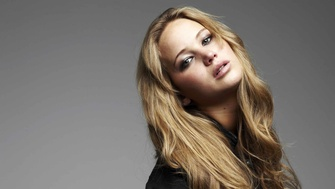
#> input picture images/Fig6.jpeg, 335 x 189 px, shrunk from 1600 x 900 before the run
$ python solution_q6.py
#> lines starting #> are read from the running program, lines starting #| are printed output that depends on the picture; after the words box and inside, x2 and y2 are one past the last pixel; in counts of white or black regions, pixels touching at a corner belong together
import cv2
import numpy as np
import matplotlib.pyplot as plt
import os


# 1. Load Image Fig. 6
fig6_path = os.path.join("images", "Fig6.jpeg")
bgr_img = cv2.imread(fig6_path)
#> bgr_img is the input picture: shape (189, 335, 3); mean B, G, R 106.7, 114.4, 122.3
if bgr_img is None:
    raise FileNotFoundError(f"Could not load image at {fig6_path}")

print(f"Loaded {fig6_path} with shape {bgr_img.shape}")
#| Loaded images/Fig6.jpeg with shape (189, 335, 3)

# (a) Convert to HSV and split into Hue, Saturation, and Value planes
hsv_img = cv2.cvtColor(bgr_img, cv2.COLOR_BGR2HSV)
#> hsv_img: shape (189, 335, 3); mean H, S, V 12.9, 35.9, 122.4
H, S, V = cv2.split(hsv_img)
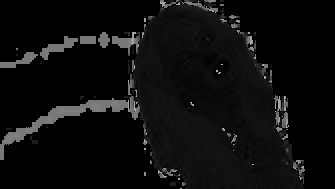
#> H: shape (189, 335); min 0, max 179, mean 12.9
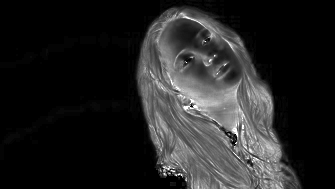
#> S: shape (189, 335); min 0, max 255, mean 35.9
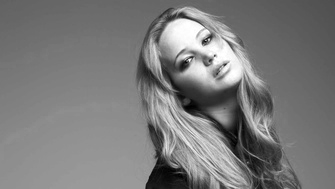
#> V: shape (189, 335); min 0, max 255, mean 122.4

# (b) Threshold the Saturation plane to extract binary foreground mask
# Neutral gray background has near zero saturation (S < 15)
thresh_val = 15
_, mask_raw = cv2.threshold(S, thresh_val, 255, cv2.THRESH_BINARY)
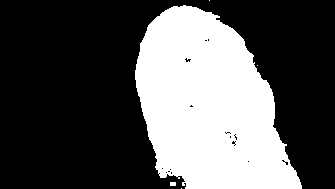
#> mask_raw: shape (189, 335); 33.5% white; 5 white regions (3 under 20 px), largest, box (x1, y1, x2, y2) and area: (135, 5, 302, 189) 21192, (170, 182, 176, 186) 24

# Clean mask using morphological operations
kernel = cv2.getStructuringElement(cv2.MORPH_ELLIPSE, (7, 7))
mask = cv2.morphologyEx(mask_raw, cv2.MORPH_CLOSE, kernel)
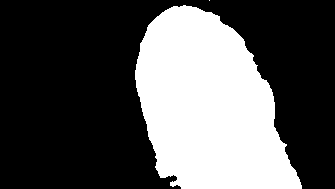
#> mask: shape (189, 335); 33.8% white; 2 white regions (1 under 20 px), largest, box (x1, y1, x2, y2) and area: (135, 5, 302, 189) 21399
mask = cv2.morphologyEx(mask, cv2.MORPH_OPEN, kernel)
#> mask: shape (189, 335); 33.7% white; 1 white region, box (x1, y1, x2, y2) and area: (135, 5, 302, 189) 21357

# (c) Obtain foreground only using cv.bitwise_and and compute histogram
foreground_V = cv2.bitwise_and(V, V, mask=mask)
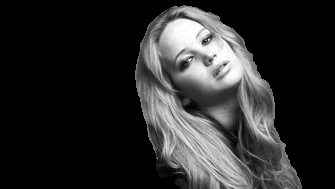
#> foreground_V: shape (189, 335); min 0, max 255, mean 42.9

# Extract foreground pixels only (where mask > 0)
fg_pixels = V[mask > 0]
num_fg_pixels = fg_pixels.size
#> num_fg_pixels = 21357

# Compute histogram of foreground
hist_fg = np.bincount(fg_pixels, minlength=256)
#> hist_fg = 256 values, max 157 at index 46, min 3 at index 0, mean 83.43

# (d) Obtain the cumulative sum of the histogram using np.cumsum
cdf_fg = np.cumsum(hist_fg)
#> cdf_fg = 256 values from 3 to 21357

# (e) Histogram-equalize the foreground using standard formula
# T(k) = round( (L - 1) * (cdf(k) - cdf_min) / (N_fg - cdf_min) )
cdf_min = cdf_fg[cdf_fg > 0].min() if np.any(cdf_fg > 0) else 0
#> cdf_min = 3
lut_fg = np.round(255.0 * (cdf_fg - cdf_min) / (num_fg_pixels - cdf_min + 1e-6))
#> lut_fg = 256 values from 0 to 255
lut_fg = np.clip(lut_fg, 0, 255).astype(np.uint8)

# Apply lookup table to V channel for foreground pixels
V_eq = lut_fg[V]
V_fg_eq = cv2.bitwise_and(V_eq, V_eq, mask=mask)

# (f) Extract background and add with histogram-equalized foreground
mask_bg = cv2.bitwise_not(mask)
V_bg = cv2.bitwise_and(V, V, mask=mask_bg)
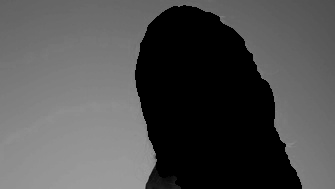
#> V_bg: shape (189, 335); min 0, max 162, mean 79.5

# Add background V and equalized foreground V
V_final = cv2.add(V_bg, V_fg_eq)

# Recombine planes and convert to BGR/RGB
hsv_final = cv2.merge([H, S, V_final])
#> hsv_final: shape (189, 335, 3); mean H, S, V 12.9, 35.9, 122.7
bgr_final = cv2.cvtColor(hsv_final, cv2.COLOR_HSV2BGR)

rgb_orig = cv2.cvtColor(bgr_img, cv2.COLOR_BGR2RGB)
rgb_final = cv2.cvtColor(bgr_final, cv2.COLOR_BGR2RGB)

# --- Visualization ---
# Show Hue, Saturation, Value planes, Binary Mask, Original Image, and Equalized Result
fig = plt.figure(figsize=(16, 11))

# 1. Hue Plane
ax1 = fig.add_subplot(2, 3, 1)
ax1.imshow(H, cmap='gray')
ax1.set_title('Hue Plane (H)', fontsize=12, fontweight='bold')
ax1.axis('off')

# 2. Saturation Plane
ax2 = fig.add_subplot(2, 3, 2)
ax2.imshow(S, cmap='gray')
ax2.set_title('Saturation Plane (S)', fontsize=12, fontweight='bold')
ax2.axis('off')

# 3. Value Plane
ax3 = fig.add_subplot(2, 3, 3)
ax3.imshow(V, cmap='gray')
ax3.set_title('Value Plane (V)', fontsize=12, fontweight='bold')
ax3.axis('off')

# 4. Foreground Mask
ax4 = fig.add_subplot(2, 3, 4)
ax4.imshow(mask, cmap='gray')
ax4.set_title('Foreground Mask (S > 15)', fontsize=12, fontweight='bold')
ax4.axis('off')

# 5. Original Image
ax5 = fig.add_subplot(2, 3, 5)
ax5.imshow(rgb_orig)
ax5.set_title('Original Image (Fig. 6)', fontsize=12, fontweight='bold')
ax5.axis('off')

# 6. Foreground Equalized Result
ax6 = fig.add_subplot(2, 3, 6)
ax6.imshow(rgb_final)
ax6.set_title('Foreground Equalized Result', fontsize=12, fontweight='bold')
ax6.axis('off')

plt.tight_layout()
output_plot = "q6_result.png"
plt.savefig(output_plot, dpi=300, bbox_inches='tight')
plt.close()
print(f"Question 6 results saved successfully to {output_plot}")
